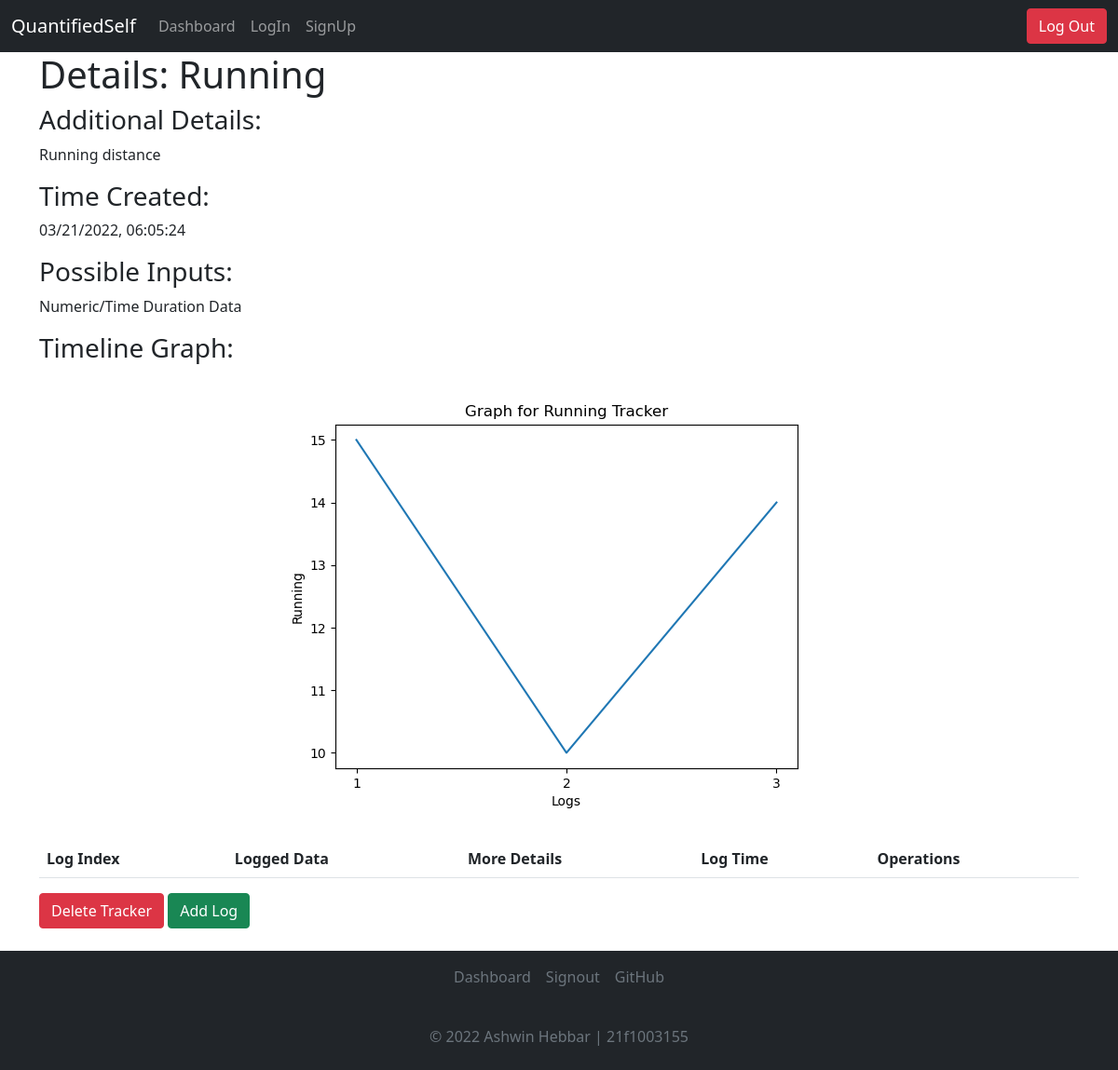
Screenshot of /dashboard/16/details (signed in) with the database file from the repository.
### application/models.py (models this page shows)
class Tracker(db.Model):
    __tablename__ = 'tracker'
    id = db.Column(db.Integer, autoincrement=True, primary_key=True)
    userid = db.Column(db.Integer, db.ForeignKey("user.id"))
    name = db.Column(db.String, nullable=False)
    type = db.Column(db.Integer, nullable = False)
    choices = db.Column(db.String)
    details = db.Column(db.String)
    time = db.Column(db.String, nullable=False)

### controllers/trackerops.py (the view)
@app.route("/dashboard/<tid>/details", methods=["GET"])
@login_required
def tracker_details(tid):
    create_plot(tid)
    tracker = Tracker.query.filter_by(id=tid).first()
    logs = Logs.query.filter_by(tid=tid, userid=current_user.id).all()
    return render_template("tracker_details.html", tracker=tracker, logs=logs)

### controllers/miscmethods.py (called while the page is built, shortened)
@login_required
def create_plot(trackerid):
    tdet = Tracker.query.filter_by(id=trackerid).first()
    if(tdet.type == 1 or tdet.type == 3):
        log = Logs.query.filter_by(tid=trackerid).all()
        x = [int(l.value) for l in log]
        y = [str(i) for i in range(1,len(x)+1)]
        print(x,y)
        plt.ylabel(tdet.name)
        plt.xlabel("Logs")
        plt.title(f"Graph for {tdet.name} Tracker")
        plt.plot(y,x)
        plt.savefig("static/graph.png")
        plt.close()

### main.py (called while the page is built)
@login_manager.user_loader
def load_user(user_id):
  return User.query.get(int(user_id))

### templates/tracker_details.html (shortened to what this page needs)
<!DOCTYPE html>
<html lang="en">
<head>
    <link href="https://cdn.jsdelivr.net/npm/bootstrap@5.1.3/dist/css/bootstrap.min.css" rel="stylesheet"
>
</head>
<body>
    <nav class="navbar navbar-expand-lg navbar-dark bg-dark">
        <div class="container-fluid">
          <a class="navbar-brand" href="#">QuantifiedSelf</a>
          <div class="collapse navbar-collapse">
            <ul class="navbar-nav me-auto mb-2 mb-lg-0">
              <li class="nav-item">
                <a class="nav-link" aria-current="page" href="/dashboard">Dashboard</a>
              </li>
              <li class="nav-item">
                <a class="nav-link" href="/login">LogIn</a>
              </li>
              <li class="nav-item">
                <a class="nav-link" href="/signup">SignUp</a>
              </li>
            </ul>
        </div>
        <button type="button" onclick="document.location='/logout'" class="btn btn-danger">Log Out</button>
        </div>
      </nav>
    <div class="container">
        <h1>Details: {{tracker.name}}</h1>
        <h3>Additional Details:</h3>
        <p>{{tracker.details}}</p>
        <h3>Time Created:</h3>
        <p>{{tracker.time}}</p>
        <h3>Possible Inputs:</h3>
        {% if tracker.type == 1 or tracker.type == 3%}
        <p>Numeric/Time Duration Data</p>
        {% elif tracker.type == 2 %}
        <p>{{tracker.choices}}</p>
        {% elif tracker.type == 4 %}
        <p>Boolean Data Type</p>
        {% elif tracker.type == 5 %}
        <p>Text/Nominal Data Type</p>
        {% endif %}
        <h3>Timeline Graph:</h3>
        <div class="plot container">
            <img class="rounded mx-auto d-block" src="/static/graph.png" alt="Graph">
        </div>
        <br>
        <table class="table table-hover">
            <thead>
                <tr>
                    <th scope = "col">Log Index</th>
                    <th scope="col">Logged Data</th>
                    <th scope="col">More Details</th>
                    <th scope="col">Log Time</th>
                    <th scope="col">Operations</th>
                </tr>
            </thead>
        </table>
        <button type="button" onclick="document.location='/dashboard/{{tracker.id}}/delete'"
            class="btn btn-danger">Delete Tracker</button>
        <button type="button" onclick="document.location='/dashboard/{{tracker.id}}/log'" class="btn btn-success">Add
            Log</button>
    </div>
    <br>
    <div class="navbar navbar-fixed-bottom bg-dark d-flex flex-column">
        <footer class="py- my-0" style="bottom: 0; width: 100%;">
            <ul class="nav d-flex justify-content-center pb-3 mb-3 align-items-center justify-content-center ">
                <li class="nav-item"></li><a href="/dashboard" class="nav-link px-2 text-muted">Dashboard</a></li>
                <li class="nav-item"><a href="/signout" class="nav-link px-2 text-muted">Signout</a></li>
                <li class="nav-item"><a href="https://github.com/AshwinHebbar314/QuantifiedSelf"
                        class="nav-link px-2 text-muted">GitHub</a></li>
            </ul>
            <p class="text-center text-muted">&copy; 2022 Ashwin Hebbar | 21f1003155</p>
        </footer>
    </div>
</body>
</html>

### rows the page displays
Tracker: name "Running", details "Running distance", time "03/21/2022, 06:05:24"
